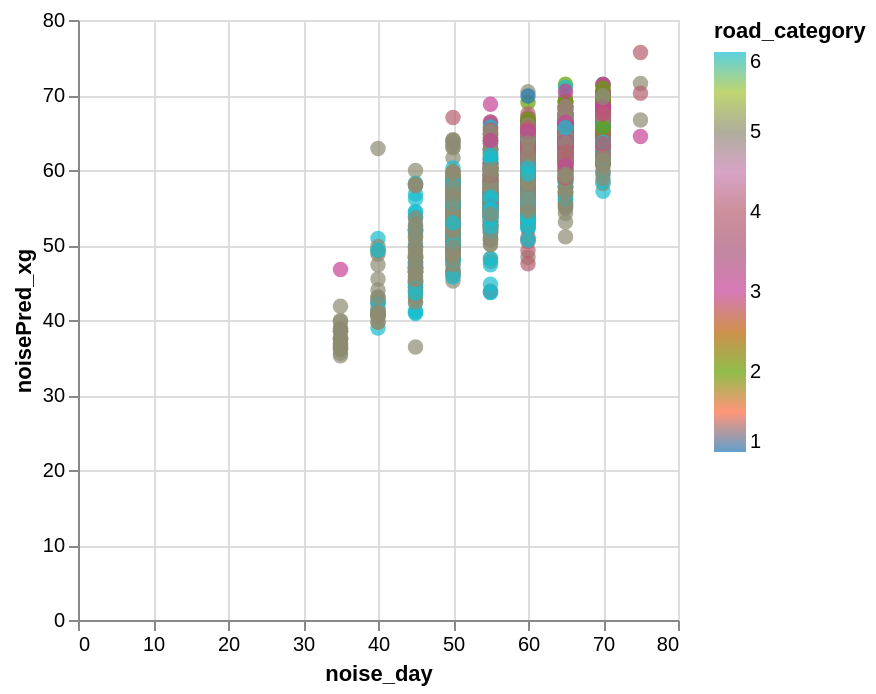

Here is the notebook cell this chart was saved with:
### Code cell
data_test['noisePred_xg'] = y_pred

alt.Chart(data_test).mark_circle(size=60).encode(
    x='noise_day',
    y='noisePred_xg',
    color=alt.Color('road_category', scale=alt.Scale(scheme='category10')),
    tooltip=['road_id']
).interactive()

### Figure 1 — Vega-Lite specification as saved in the notebook (floating-point values rounded to 4 significant figures; data arrays with more than 128 entries replaced by an {"elided": "..."} marker saying what was removed)
{"config": {"view": {"continuousWidth": 300, "continuousHeight": 300}}, "data": {"name": "data-89f8d2d636311c0b5cce126d469b814d"}, "mark": {"type": "circle", "size": 60}, "encoding": {"color": {"field": "road_category", "scale": {"scheme": "category10"}, "type": "quantitative"}, "tooltip": [{"field": "road_id", "type": "nominal"}], "x": {"field": "noise_day", "type": "quantitative"}, "y": {"field": "noisePred_xg", "type": "quantitative"}}, "params": [{"name": "param_1e9efca18e7a2868", "select": {"type": "interval", "encodings": ["x", "y"]}, "bind": "scales"}], "$schema": "https://vega.github.io/schema/vega-lite/v6.4.1.json", "datasets": {"data-89f8d2d636311c0b5cce126d469b814d": {"elided": "2571 records"}}}
